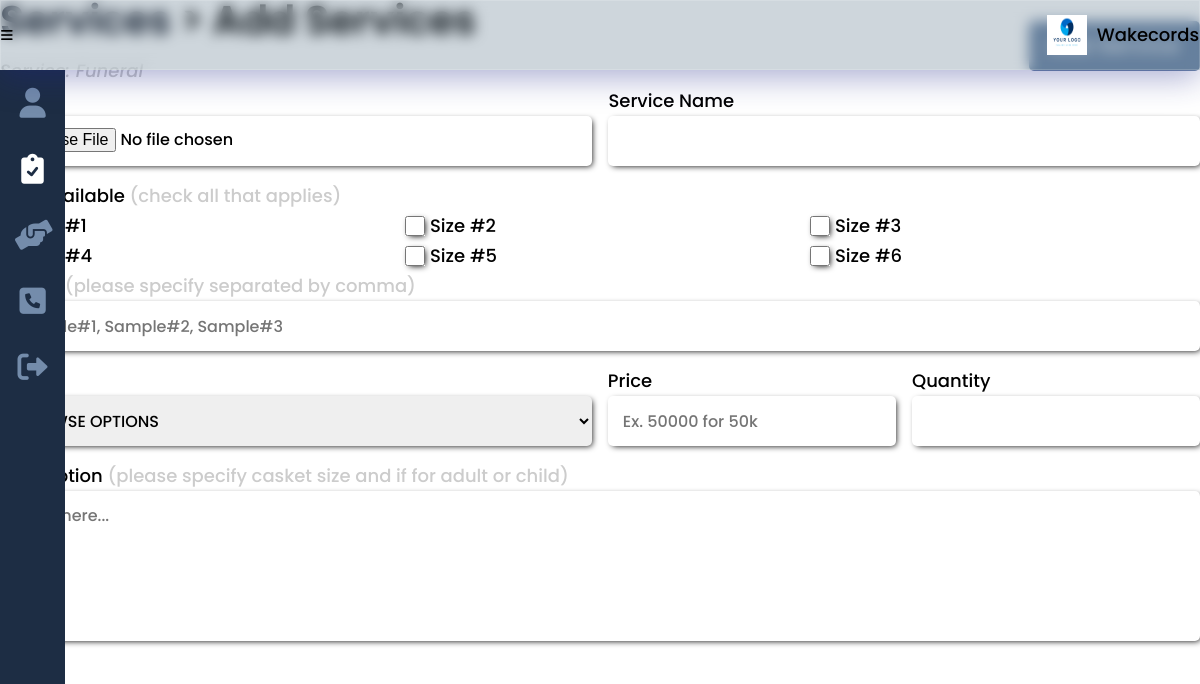
/services_add.php (signed in), run on the app's committed database.
### tables this page shows
CREATE TABLE `provider` (
  `provider_id` int(8) NOT NULL,
  `provider_logo` varchar(100) NOT NULL,
  `provider_company` varchar(25) NOT NULL,
  `provider_desc` varchar(200) NOT NULL,
  `provider_fname` varchar(25) NOT NULL,
  `provider_mi` char(1) NOT NULL,
  `provider_lname` varchar(25) NOT NULL,
  `provider_type` varchar(15) NOT NULL,
  `provider_phone` varchar(11) NOT NULL,
  `provider_address` varchar(100) NOT NULL,
  `provider_email` varchar(50) NOT NULL,
  `provider_pass` varchar(100) NOT NULL
);

### others/db.php (called while the page is built, shortened)
<?php
	class DB
	{
		static $hostname = "localhost";
		static $dbname = "wakecords";
		static $username  = "root";
		static $password = "";
		public static function query($sql, $params=array(), $transactType)
		{
			$rows = array();
			try
			{
				$db = new PDO("mysql:host=". self::$hostname ."; dbname=". self::$dbname,  self::$username,  self::$password);
				$db->setAttribute(PDO::ATTR_ERRMODE, PDO::ERRMODE_EXCEPTION);
				$cmd = $db->prepare($sql);
				$cmd->execute($params);
				if($transactType == "READ")
					$rows = $cmd->fetchAll();
				else
					$rows = $db->lastInsertId();
			}
			catch(PDOException $e)
			{
				echo $e->getMessage();
			}
			return $rows;
		}
	}

### others/functions.php (called while the page is built, shortened)
<?php
	require_once("others/db.php");
	function provider($id=0){
		if($id == 0)
			$type = read("provider", ["provider_id"], [$_SESSION['provider']]);
		else
			$type = read("provider", ["provider_id"], [$id]);
		return $type[0];
	}
	function read($table, $attr=[], $data=[]){
		if(count($attr) == 1){
			return DB::query("SELECT * FROM ".$table." WHERE ".$attr[0]."=?", array($data[0]), "READ");
		}
	}

### services_add.php (the view, shortened to what this page needs)
<?php
	include("others/functions.php");
	include("others/head.php");
	$user = provider();
?>
<body>
	<div class="container">
		<?php include("others/header.php"); ?>
		<div class="banner">
			<?php
			include("others/sidebar.php"); ?>
			<section class="banner-con">
				<div class="wrapper">
					<div class="banner-div">
						<h2><a href="services.php">Services</a> <span>> <?php echo (isset($_GET['edit'])) ? "Edit":"Add"; ?> Services</span></h2>
						<em style='color:#ccc;'> Service: <?php echo ucwords($user['provider_type']); ?> </em>
						<?php
						$edit = false;
						$desc = "";
						$width = "";
						?>
						<form class="profile <?php echo ($edit) ? "column":""; ?>" method="post" enctype="multipart/form-data">
							<?php
							if(isset($_GET['edit'])){
								$edit = true;
								$service = read("services", ["service_id"], [$_GET['id']]);
								$service = $service[0];
								$type = read($service['service_type'], ["service_id"], [$_GET['id']]);
								$type = $type[0];
								echo "
								<dialog class='modal-img aspect-ratio' id='modal-img'>
									<button id='close-img'>+</button>
									<figure>
										<img src='images/providers/".$service['service_type']."/".$_SESSION['provider']."/".$service['service_img']."'>
									</figure>
								</dialog>
								";
								if(isset($_GET['book'])){
									echo "<button class='btn btn-link-absolute higher-top' type='submit' name='btn_upd0'>Update Service</button>";
								} else {
									echo "<button class='btn btn-link-absolute higher-top' type='submit' name='btn_upd1'>Update Service</button>";
								}
							} else {
								echo "<button class='btn btn-link-absolute higher-top' type='submit' name='btnadd'>Add Service</button>";
							}
							$others = "
							<label class='label-span'>Others <span>(please specify separated by comma)</span></label>
							<div>
								<input type='text' name='txtothers' placeholder='Sample#1, Sample#2, Sample#3' value='";
							$others .= ($edit) ? return_value("services", $_GET['id'], "others"):"";
							$others .= "' >
							</div>";
							if((isset($_GET['edit']) && !service_is_booked($_GET['id'])) || $edit == false){
							echo "
							<div>
								<label>Image
							";
							echo "
								</label>
								<input type='file' name='file_img' required>
							</div>
							";
							switch($user['provider_type']){
								case "funeral":
									$desc = "please specify casket size and if for adult or child";
									$width = "style='width:24%;'";
									echo "
									<div>
										<label>Service Name</label>
										<input type='text' name='txtsname' value='";
										echo ($edit) ? return_value("services", $_GET['id'], "name"):"";
										echo "' required>
									</div>
									<div style='width:100%;'>
										<label class='label-span'>Size Available <span>(check all that applies)</span></label>
										<div class='checkbox'>
											<div>
												<input type='checkbox' name='cbsize[]' value='size #1'";
												echo ">
												<label>Size #1</label>
											</div>
											<div>
												<input type='checkbox' name='cbsize[]' value='size #2'";
												echo ($edit) ? return_value("services", $_GET['id'], "size", "size #2"):"";
												echo ">
												<label>Size #2</label>
											</div>
											<div>
												<input type='checkbox' name='cbsize[]' value='size #3'";
												echo ($edit) ? return_value("services", $_GET['id'], "size", "size #3"):"";
												echo ">
												<label>Size #3</label>
											</div>
											<div>
												<input type='checkbox' name='cbsize[]' value='size #4'";
												echo ">
												<label>Size #4</label>
											</div>
											<div>
												<input type='checkbox' name='cbsize[]' value='size #5'";
												echo ($edit) ? return_value("services", $_GET['id'], "size", "size #5"):"";
												echo ">
												<label>Size #5</label>
											</div>
											<div>
												<input type='checkbox' name='cbsize[]' value='size #6'";
												echo ($edit) ? return_value("services", $_GET['id'], "size", "size #6"):"";
												echo ">
												<label>Size #6</label>
											</div>
										</div>
										{$others}
									</div>
									<div>
										<label>Type</label>
										<select name='cbotype' required>
											<option value=''>BROWSE OPTIONS </option>
											<option value='traditional'";
											echo ($edit) ? return_value("services", $_GET['id'], "type", "traditional"):"";
											echo ">Traditional</option>
											<option value='cremation'";
											echo ($edit) ? return_value("services", $_GET['id'], "type", "cremation"):"";
											echo ">Cremation</option>
										</select>
									</div>
									";
								break;
							}
							if($user['provider_type'] != "church"){
								echo "
								<div {$width}>
									<label>Price</label>
									<input type='number' name='numprice' placeholder='Ex. 50000 for 50k' value='";
									echo ($edit) ? return_value("services", $_GET['id'], "price"):"";
									echo "' required>
								</div>
								";
							}
							}
							if($user['provider_type'] != "catering" && $user['provider_type'] != "church"){
								echo "
								<div {$width}>
									<label>Quantity</label>
									<input type='number' name='numqty' value='";
									echo ($edit) ? return_value("services", $_GET['id'], "qty"):"";
									echo "' required>
								</div>
								";
							}
							if(isset($_GET['edit']) && service_is_booked($_GET['id']) && $user['provider_type'] != "church") {
								$width = "width:49.3%;";
							}
							else {
								$width = "width:100%;";
							}
							?>
							<div style='<?php echo $width; ?>'>
								<label class='label-span'>Description <span><?php echo (!empty($desc)) ? "({$desc})":""; ?></span></label>
								<textarea name="txtdesc" placeholder='Write here...' required><?php echo ($edit) ? return_value("services", $_GET['id'], "desc"):""; ?></textarea>
							</div>
						</form>
					</div>
				</div>
			</section>
		</div>
	</div>
</body>
</html>

### others/header.php (shortened to what this page needs)
<div class="header">
	<button class="header-btn" data-menu-icon>
		<i class="fa-solid fa-bars"></i>
	</button>
	<picture>
		<?php
			if(isset($_SESSION['provider'])){
				$provider = provider();
				if(empty($provider['provider_logo'])){
		?>
				<svg xmlns="http://www.w3.org/2000/svg" viewBox="0 0 640 512"><path d="M425.1 482.6c-2.303-1.25-4.572-2.559-6.809-3.93l-7.818 4.493c-6.002 3.504-12.83 5.352-19.75 5.352c-10.71 0-21.13-4.492-28.97-12.75c-18.41-20.09-32.29-44.15-40.22-69.9c-5.352-18.06 2.343-36.87 17.83-45.24l8.018-4.669c-.0664-2.621-.0664-5.242 0-7.859l-7.655-4.461c-12.3-6.953-19.4-19.66-19.64-33.38C305.6 306.3 290.4 304 274.7 304H173.3C77.61 304 0 381.7 0 477.4C0 496.5 15.52 512 34.66 512H413.3c5.727 0 10.9-1.727 15.66-4.188c-2.271-4.984-3.86-10.3-3.86-16.06V482.6zM224 256c70.7 0 128-57.31 128-128S294.7 0 224 0C153.3 0 96 57.31 96 128S153.3 256 224 256zM610.5 373.3c2.625-14 2.625-28.5 0-42.5l25.75-15c3-1.625 4.375-5.125 3.375-8.5c-6.75-21.5-18.25-41.13-33.25-57.38c-2.25-2.5-6-3.125-9-1.375l-25.75 14.88c-10.88-9.25-23.38-16.5-36.88-21.25V212.3c0-3.375-2.5-6.375-5.75-7c-22.25-5-45-4.875-66.25 0c-3.25 .625-5.625 3.625-5.625 7v29.88c-13.5 4.75-26 12-36.88 21.25L394.4 248.5c-2.875-1.75-6.625-1.125-9 1.375c-15 16.25-26.5 35.88-33.13 57.38c-1 3.375 .3751 6.875 3.25 8.5l25.75 15c-2.5 14-2.5 28.5 0 42.5l-25.75 15c-3 1.625-4.25 5.125-3.25 8.5c6.625 21.5 18.13 41 33.13 57.38c2.375 2.5 6 3.125 9 1.375l25.88-14.88c10.88 9.25 23.38 16.5 36.88 21.25v29.88c0 3.375 2.375 6.375 5.625 7c22.38 5 45 4.875 66.25 0c3.25-.625 5.75-3.625 5.75-7v-29.88c13.5-4.75 26-12 36.88-21.25l25.75 14.88c2.875 1.75 6.75 1.125 9-1.375c15-16.25 26.5-35.88 33.25-57.38c1-3.375-.3751-6.875-3.375-8.5L610.5 373.3zM496 400.5c-26.75 0-48.5-21.75-48.5-48.5s21.75-48.5 48.5-48.5c26.75 0 48.5 21.75 48.5 48.5S522.8 400.5 496 400.5z"/></svg>
		<?php
				}
				else echo "<img class='header-logo' src='images/providers/".$provider['provider_type']."/".$_SESSION['provider']."/".$provider['provider_logo']."' >";
			}
			else echo "<img class='header-logo' src='images/main-logo.png'>";
		?>
		<div>Wakecords</div>
	</picture>
</div>

### css/style.css (style rules this page uses)
:root { --dark-blue:#0d1321; --light-blue:#1d2d44; --pale-blue:#3e5c76; --light-gray:#748cab; --gray: #ccc; --peach:#f0ebd8; --header-height:70px; --red: hsl(0,100%,40%); --green: hsl(133, 75%, 30%); --blue: hsl(180, 75%, 40%); --em-1: 1em; --rem-1: 1rem; --box-shadow: 2px 2px 6px -2px #000; }
* { padding:0;margin:0;box-sizing:border-box;resize:none;outline:none;border:none;text-decoration:none;list-style:none; }
body { font:500 18px/30px Poppins,sans-serif; }
.wrapper { width:100%;margin:0 auto 0 0;padding:0 var(--size-3) var(--size-8) var(--size-11); }
section, main { padding:100px 0;background:#fff; }
h1,h2 { line-height:100%;margin-bottom:40px;position:relative; }
h2 { margin-bottom:var(--rem-1); }
h2 { font-size:40px;font-weight:600; }
h2 a { display:inline-block;position:relative;color:var(--dark-blue); }
h2 a:after { content:"";position:absolute;width:100%;transform:scaleX(0);height:2px;bottom:0;left:0;background-color:var(--light-blue);transform-origin:bottom right;transition:transform 0.25s ease-out; }
input, input:not([type="checkbox"]):not([type="radio"]), textarea, select { display:block;width:100%;height:50px;border-radius:5px;padding-inline:15px;font:500 16px/30px Poppins,sans-serif;resize:none;margin-bottom:15px;box-shadow:var(--box-shadow); }
input[type="checkbox"], input[type="radio"] { width:20px;height:20px;margin:0;border-radius:0;padding:0; }
input[type="file"] { padding-top:9px; }
textarea { padding:10px 15px;height:150px; }
select option:first-child, .label-span span { color:var(--gray); }
.btn { display:inline-block;width:fit-content;background:var(--light-gray);color:#fff;text-align:center;text-decoration:none;letter-spacing:2px;margin-right:25px;font:600 18px/20px Poppins,sans-serif;padding:15px 20px;border-radius:5px; }
.higher-top { top:-65px !important; }
.header { display:flex;justify-content:space-between;box-shadow:var(--shadow-4);padding:var(--size-3);position:fixed;width:100%;height:var(--header-height);align-items:center;z-index:100;background: rgba( 62, 92, 118, 0.25 );box-shadow: 0 8px 32px 0 rgba( 31, 38, 135, 0.37 );-webkit-backdrop-filter: blur( 7px );backdrop-filter: blur( 7px );border: 1px solid rgba( 255, 255, 255, 0.18 ); }
img.header-logo { width:40px;height:40px; }
button.header-btn { background:none; }
button.header-btn i { font-size:var(--size-7); }
.header picture { display:flex;justify-content:space-between;align-items:center;column-gap:10px; }
.banner-con { width:100%;padding:0; }
.banner-div { height:100%;padding-top:var(--size-11);position:relative;margin-bottom:var(--em-1); }
.banner-div h2 span { font-size:var(--size-5); }
.banner-div form.profile, .checkbox { display:flex;justify-content:space-between;flex-wrap:wrap;position:relative;padding-bottom:var(--size-3); }
.banner-div form.profile > div { width:49.3%;margin-bottom:15px; }
.banner-div form.profile > div input, .banner-div form.profile > div textarea, .banner-div form.profile > div select { margin-bottom:0; }
.checkbox { padding-bottom:0; }
.checkbox div { display:flex;align-items:center;column-gap:5px;width:32.5%; }
.btn.btn-link-absolute { position:absolute;top:var(--size-11);right:0;margin-inline:0; }

### data on the page
provider: provider_type+provider_logo (picture), provider_type "Funeral", provider_type "please specify casket size and if for adult or child"
